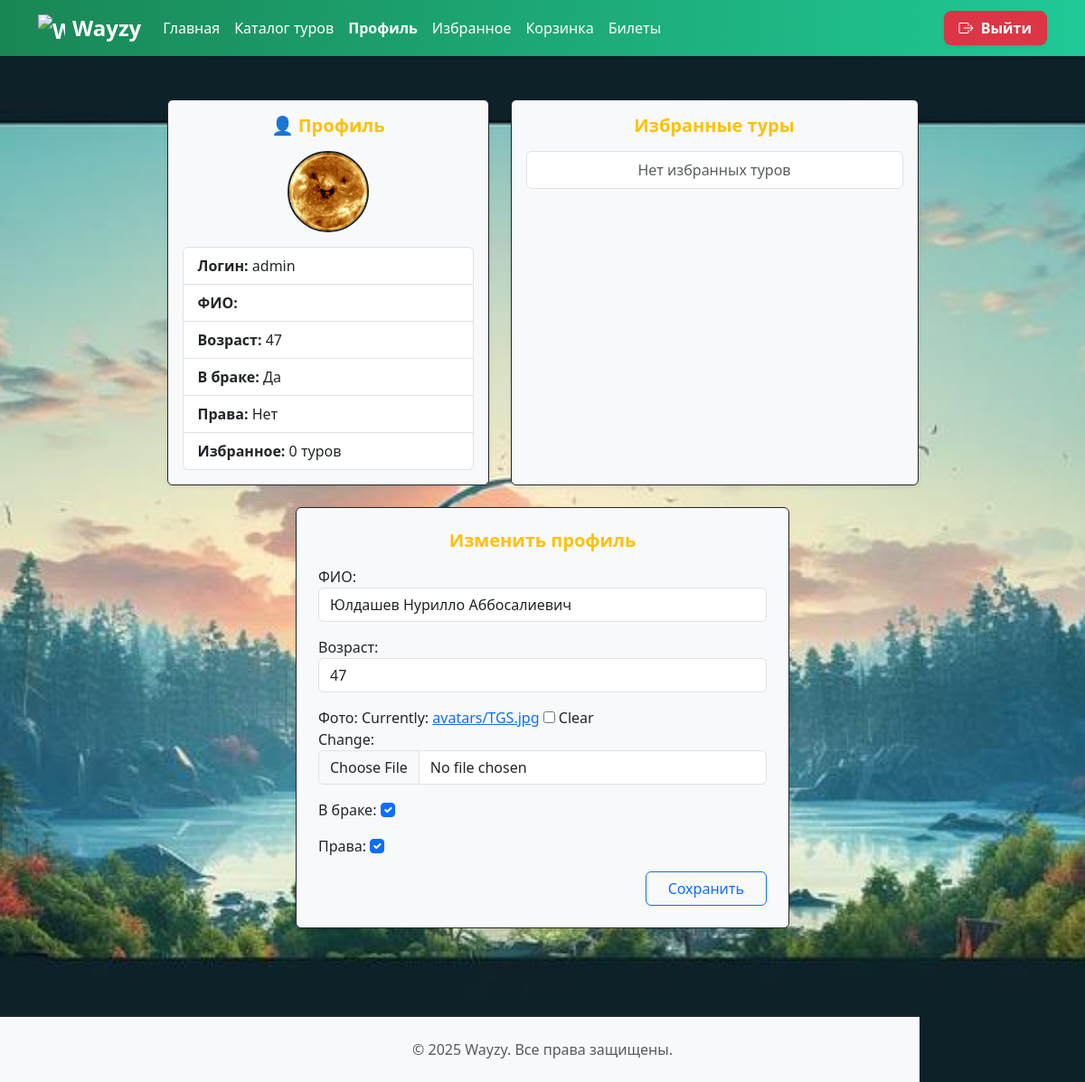
/profile/ (signed in), run on the app's committed database.
### voyage/models.py (models this page shows, shortened)
class Profile(models.Model):
    user = models.OneToOneField(User, on_delete=models.CASCADE, related_name="profile")
    fio = models.CharField(max_length=255, blank=True, verbose_name="ФИО")
    age = models.PositiveIntegerField(null=True, blank=True, verbose_name="Возраст")
    photo = models.ImageField(upload_to="avatars/", null=True, blank=True, verbose_name="Фото")
    married = models.BooleanField(default=False, verbose_name="В браке")
    license = models.BooleanField(default=False, verbose_name="Права")

### voyage/views.py (the view)
# urls.py: path("profile/", views.profile_view, name="profile"),
@login_required
def profile_view(request):
    profile = request.user.profile
    favorites = Favorite.objects.filter(user=request.user).select_related('tour')
    if request.method == "POST":
        form = ProfileForm(request.POST, request.FILES, instance=profile)
        if form.is_valid():
            form.save()
            messages.success(request, "Профиль успешно обновлён!")
            return redirect("profile")
    else:
        form = ProfileForm(instance=profile)
    return render(request, "voyage/profile.html", {
        "form": form,
        "profile": profile,
        'favorites': favorites,
    })

### voyage/forms.py
class ProfileForm(forms.ModelForm):
    class Meta:
        model = Profile
        fields = ["fio", "age", "photo", "married", "license"]
        widgets = {
            "fio": forms.TextInput(attrs={"class": "form-control", "placeholder": "Введите ФИО"}),
            "age": forms.NumberInput(attrs={"class": "form-control", "placeholder": "Возраст"}),
            "photo": forms.ClearableFileInput(attrs={"class": "form-control"}),
            "married": forms.CheckboxInput(attrs={"class": "form-check-input"}),
            "license": forms.CheckboxInput(attrs={"class": "form-check-input"}),
        }

### voyage/templates/voyage/profile.html (shortened to what this page needs)
<!doctype html>
<html lang="en">
<head>
    {% load static %}
    <link href="https://cdn.jsdelivr.net/npm/bootstrap@5.3.7/dist/css/bootstrap.min.css" rel="stylesheet">
    <link rel="stylesheet" href="https://cdn.jsdelivr.net/npm/bootstrap-icons@1.13.1/font/bootstrap-icons.min.css">
    <link rel="stylesheet" href="{% static 'voyage/css/styles.css' %}">
</head>
<body style='
background: fixed;
background-image: url("{% static "voyage/images/reg_bg.jpg" %}");
background-size: cover;
background-position: center center;
background-repeat: no-repeat;
'>
<nav class="navbar navbar-expand-lg shadow-sm" style="background: linear-gradient(90deg, #198754, #20c997);">
    <div class="container">
        <a class="navbar-brand d-flex align-items-center fw-bold fs-4 text-white" href="{% url 'index' %}">
            <img src="https://cdn-icons-png.flaticon.com/512/201/201623.png" alt="Wayzy Logo" width="30" height="30"
                 class="me-2">
            Wayzy
        </a>
        <div class="collapse navbar-collapse" id="navbarSupportedContent">
            <ul class="navbar-nav me-auto mb-2 mb-lg-0">
                <li class="nav-item"><a class="nav-link text-white" href="{% url 'index' %}">Главная</a></li>
                <li class="nav-item"><a class="nav-link text-white" href="{% url 'catalog' %}">Каталог туров</a></li>
                <li class="nav-item"><a class="nav-link text-white fw-semibold" href="{% url 'profile' %}">Профиль</a></li>
                <li class="nav-item"><a class="nav-link text-white" href="{% url 'favorites' %}">Избранное</a></li>
                <li class="nav-item"><a class="nav-link text-white" href="{% url 'cart' %}">Корзинка</a></li>
                <li class="nav-item"><a class="nav-link text-white" href="{% url 'tickets' %}">Билеты</a></li>
            </ul>
            <div class="d-flex align-items-center gap-2">
                {% if user.is_authenticated %}
                <form method="post" action="{% url 'logout' %}">
                    <button type="submit" class="btn btn-danger fw-semibold px-3 rounded-3 shadow-sm">
                        <i class="bi bi-box-arrow-right me-1"></i> Выйти
                    </button>
                </form>
                {% endif %}
            </div>
        </div>
    </div>
</nav>
<div class="container py-5 min-vh-100">
    <div class="row g-4 justify-content-center">
        <div class="col-md-6 col-lg-4">
            <div class="bg-body-tertiary p-3 rounded border border-dark shadow-sm h-100">
                <h5 class="text-warning fw-bold mb-3 text-center">👤 Профиль</h5>
                <div class="text-center mb-3">
                    <img src="{% if profile.photo %}{{ profile.photo.url }}{% else %}https://data.chpic.su/stickers/d/DeveloperIconsStickers/DeveloperIconsStickers_010.webp{% endif %}"
                         class="rounded-circle border border-2 border-dark" width="90" height="90" alt="Аватар">
                </div>
                <ul class="list-group">
                    <li class="list-group-item"><strong>Логин:</strong> {{ user.username }}</li>
                    <li class="list-group-item"><strong>ФИО:</strong> {{ profile.full_name }}</li>
                    <li class="list-group-item"><strong>Возраст:</strong> {{ profile.age }}</li>
                    <li class="list-group-item"><strong>В браке:</strong>
                        {% if profile.married %}Да{% else %}Нет{% endif %}
                    </li>
                    <li class="list-group-item"><strong>Права:</strong>
                        {% if profile.has_license %}Есть{% else %}Нет{% endif %}
                    </li>
                    <li class="list-group-item"><strong>Избранное:</strong> {{ favorites.count }} туров</li>
                </ul>
            </div>
        </div>
        <div class="col-md-6 col-lg-5">
            <div class="bg-body-tertiary p-3 rounded border border-dark shadow-sm h-100">
                <h5 class="text-warning fw-bold mb-3 text-center">Избранные туры</h5>
                <ul class="list-group">
                    {% for fav in favorites %}
                    <li class="list-group-item d-flex justify-content-between align-items-center">
                        {{ fav.tour.title }}
                        <span class="text-muted small">{{ fav.tour.price }}$</span>
                        <a href="{% url 'remove_from_favorites' fav.tour.id %}"
                           class="btn btn-sm btn-outline-danger px-2 py-0">
                            <i class="bi bi-trash3-fill"></i>
                        </a>
                    </li>
                    {% empty %}
                    <li class="list-group-item text-center text-muted">Нет избранных туров</li>
                    {% endfor %}
                </ul>
            </div>
        </div>
        <div class="col-lg-6">
            <div class="bg-body-tertiary p-4 rounded border border-dark shadow-sm h-100">
                <h5 class="text-warning fw-bold mb-3 text-center">Изменить профиль</h5>
                <form method="post" enctype="multipart/form-data">
                    {{ form.as_p }}
                    <div class="text-end">
                        <button type="submit" class="btn btn-outline-primary px-4">Сохранить</button>
                    </div>
                </form>
            </div>
        </div>
    </div>
</div>
<footer class="bg-body-tertiary border-2 border-top border-dark mt-5 py-4">
    <div class="container text-center text-muted">
        © 2025 Wayzy. Все права защищены.
    </div>
</footer>
</body>
</html>

### data on the page
Profile: photo (picture), age "47", fio "Юлдашев Нурилло Аббосалиевич", married "☑", license "☑"

### other printed values
{{ user.username }} "admin"
{{ favorites.count }} "0"
